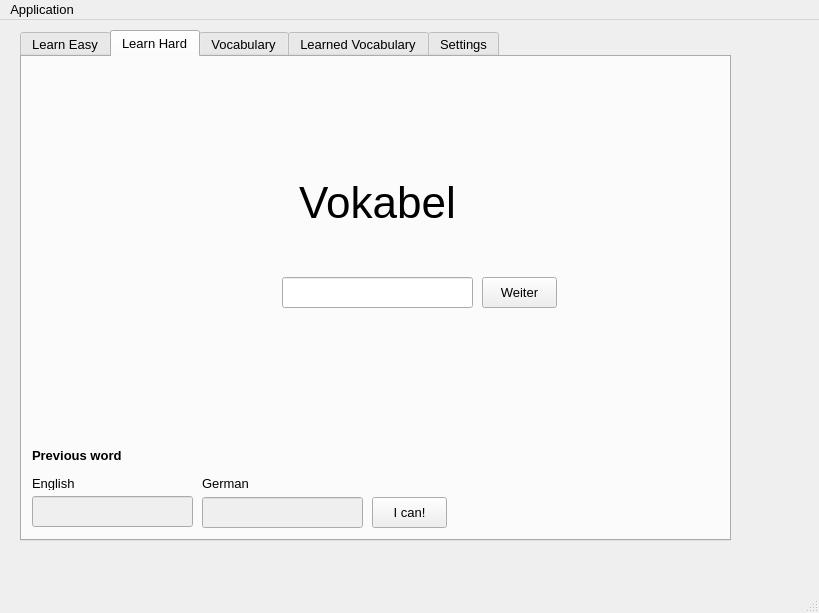
<?xml version="1.0" encoding="UTF-8"?>
<ui version="4.0">
 <class>MainWindow</class>
 <widget class="QMainWindow" name="MainWindow">
  <property name="geometry">
   <rect>
    <x>0</x>
    <y>0</y>
    <width>819</width>
    <height>613</height>
   </rect>
  </property>
  <property name="font">
   <font>
    <pointsize>10</pointsize>
   </font>
  </property>
  <property name="windowTitle">
   <string>MainWindow</string>
  </property>
  <widget class="QWidget" name="centralwidget">
   <widget class="QTabWidget" name="tabWidget">
    <property name="geometry">
     <rect>
      <x>20</x>
      <y>10</y>
      <width>711</width>
      <height>511</height>
     </rect>
    </property>
    <property name="font">
     <font>
      <pointsize>10</pointsize>
     </font>
    </property>
    <property name="cursor">
     <cursorShape>ArrowCursor</cursorShape>
    </property>
    <property name="currentIndex">
     <number>1</number>
    </property>
    <widget class="QWidget" name="tab_4">
     <attribute name="title">
      <string>Learn Easy</string>
     </attribute>
     <widget class="QLabel" name="vokabelEasyLabel">
      <property name="geometry">
       <rect>
        <x>10</x>
        <y>110</y>
        <width>691</width>
        <height>71</height>
       </rect>
      </property>
      <property name="font">
       <font>
        <pointsize>33</pointsize>
        <weight>50</weight>
        <bold>false</bold>
       </font>
      </property>
      <property name="layoutDirection">
       <enum>Qt::LeftToRight</enum>
      </property>
      <property name="text">
       <string>Vokabel</string>
      </property>
      <property name="alignment">
       <set>Qt::AlignCenter</set>
      </property>
     </widget>
     <widget class="QPushButton" name="choose2Btn">
      <property name="geometry">
       <rect>
        <x>290</x>
        <y>210</y>
        <width>131</width>
        <height>31</height>
       </rect>
      </property>
      <property name="cursor">
       <cursorShape>PointingHandCursor</cursorShape>
      </property>
      <property name="text">
       <string>Vokabel</string>
      </property>
     </widget>
     <widget class="QPushButton" name="choose3Btn">
      <property name="geometry">
       <rect>
        <x>430</x>
        <y>210</y>
        <width>131</width>
        <height>31</height>
       </rect>
      </property>
      <property name="cursor">
       <cursorShape>PointingHandCursor</cursorShape>
      </property>
      <property name="text">
       <string>Vokabel</string>
      </property>
     </widget>
     <widget class="QPushButton" name="choose1Btn">
      <property name="geometry">
       <rect>
        <x>150</x>
        <y>210</y>
        <width>131</width>
        <height>31</height>
       </rect>
      </property>
      <property name="cursor">
       <cursorShape>PointingHandCursor</cursorShape>
      </property>
      <property name="text">
       <string>Vokabel</string>
      </property>
     </widget>
    </widget>
    <widget class="QWidget" name="tab">
     <attribute name="title">
      <string>Learn Hard</string>
     </attribute>
     <widget class="QPushButton" name="nextButton">
      <property name="geometry">
       <rect>
        <x>460</x>
        <y>220</y>
        <width>75</width>
        <height>31</height>
       </rect>
      </property>
      <property name="font">
       <font>
        <pointsize>10</pointsize>
       </font>
      </property>
      <property name="cursor">
       <cursorShape>PointingHandCursor</cursorShape>
      </property>
      <property name="text">
       <string>Weiter</string>
      </property>
     </widget>
     <widget class="QLineEdit" name="answerLineEdit">
      <property name="geometry">
       <rect>
        <x>260</x>
        <y>220</y>
        <width>191</width>
        <height>31</height>
       </rect>
      </property>
     </widget>
     <widget class="QLabel" name="vokabelLabel">
      <property name="geometry">
       <rect>
        <x>10</x>
        <y>110</y>
        <width>691</width>
        <height>71</height>
       </rect>
      </property>
      <property name="font">
       <font>
        <pointsize>33</pointsize>
        <weight>50</weight>
        <bold>false</bold>
       </font>
      </property>
      <property name="layoutDirection">
       <enum>Qt::LeftToRight</enum>
      </property>
      <property name="text">
       <string>Vokabel</string>
      </property>
      <property name="alignment">
       <set>Qt::AlignCenter</set>
      </property>
     </widget>
     <widget class="QLabel" name="statusLabel">
      <property name="geometry">
       <rect>
        <x>260</x>
        <y>200</y>
        <width>281</width>
        <height>16</height>
       </rect>
      </property>
      <property name="text">
       <string/>
      </property>
     </widget>
     <widget class="QLineEdit" name="previewEnglishLineEdit">
      <property name="enabled">
       <bool>false</bool>
      </property>
      <property name="geometry">
       <rect>
        <x>10</x>
        <y>439</y>
        <width>161</width>
        <height>31</height>
       </rect>
      </property>
     </widget>
     <widget class="QLabel" name="label_3">
      <property name="geometry">
       <rect>
        <x>10</x>
        <y>390</y>
        <width>161</width>
        <height>16</height>
       </rect>
      </property>
      <property name="font">
       <font>
        <pointsize>10</pointsize>
        <weight>75</weight>
        <bold>true</bold>
       </font>
      </property>
      <property name="text">
       <string>Previous word</string>
      </property>
     </widget>
     <widget class="QLineEdit" name="previewDeutschLineEdit">
      <property name="enabled">
       <bool>false</bool>
      </property>
      <property name="geometry">
       <rect>
        <x>180</x>
        <y>440</y>
        <width>161</width>
        <height>31</height>
       </rect>
      </property>
     </widget>
     <widget class="QLabel" name="label_4">
      <property name="geometry">
       <rect>
        <x>10</x>
        <y>420</y>
        <width>47</width>
        <height>13</height>
       </rect>
      </property>
      <property name="font">
       <font>
        <pointsize>10</pointsize>
       </font>
      </property>
      <property name="text">
       <string>English</string>
      </property>
     </widget>
     <widget class="QLabel" name="label_5">
      <property name="geometry">
       <rect>
        <x>180</x>
        <y>420</y>
        <width>47</width>
        <height>13</height>
       </rect>
      </property>
      <property name="font">
       <font>
        <pointsize>10</pointsize>
       </font>
      </property>
      <property name="text">
       <string>German</string>
      </property>
     </widget>
     <widget class="QPushButton" name="finishVokabelButton">
      <property name="geometry">
       <rect>
        <x>350</x>
        <y>440</y>
        <width>75</width>
        <height>31</height>
       </rect>
      </property>
      <property name="cursor">
       <cursorShape>PointingHandCursor</cursorShape>
      </property>
      <property name="text">
       <string>I can!</string>
      </property>
     </widget>
    </widget>
    <widget class="QWidget" name="tab_2">
     <attribute name="title">
      <string>Vocabulary</string>
     </attribute>
     <widget class="QTableWidget" name="vokabelTableWidget">
      <property name="geometry">
       <rect>
        <x>10</x>
        <y>10</y>
        <width>381</width>
        <height>461</height>
       </rect>
      </property>
      <property name="font">
       <font>
        <pointsize>10</pointsize>
       </font>
      </property>
      <property name="editTriggers">
       <set>QAbstractItemView::NoEditTriggers</set>
      </property>
      <column>
       <property name="text">
        <string>English</string>
       </property>
      </column>
      <column>
       <property name="text">
        <string>German</string>
       </property>
      </column>
     </widget>
     <widget class="QLineEdit" name="englishLineEdit">
      <property name="geometry">
       <rect>
        <x>410</x>
        <y>398</y>
        <width>141</width>
        <height>31</height>
       </rect>
      </property>
     </widget>
     <widget class="QLineEdit" name="germanLineEdit">
      <property name="geometry">
       <rect>
        <x>560</x>
        <y>398</y>
        <width>141</width>
        <height>31</height>
       </rect>
      </property>
      <property name="clearButtonEnabled">
       <bool>false</bool>
      </property>
     </widget>
     <widget class="QLabel" name="label">
      <property name="geometry">
       <rect>
        <x>410</x>
        <y>378</y>
        <width>47</width>
        <height>13</height>
       </rect>
      </property>
      <property name="text">
       <string>English</string>
      </property>
     </widget>
     <widget class="QLabel" name="label_2">
      <property name="geometry">
       <rect>
        <x>560</x>
        <y>378</y>
        <width>47</width>
        <height>13</height>
       </rect>
      </property>
      <property name="text">
       <string>German</string>
      </property>
     </widget>
     <widget class="QPushButton" name="addButton">
      <property name="geometry">
       <rect>
        <x>410</x>
        <y>440</y>
        <width>291</width>
        <height>31</height>
       </rect>
      </property>
      <property name="cursor">
       <cursorShape>PointingHandCursor</cursorShape>
      </property>
      <property name="text">
       <string>Add</string>
      </property>
     </widget>
     <widget class="QPushButton" name="deleteVokabularyButton">
      <property name="geometry">
       <rect>
        <x>400</x>
        <y>10</y>
        <width>75</width>
        <height>31</height>
       </rect>
      </property>
      <property name="cursor">
       <cursorShape>PointingHandCursor</cursorShape>
      </property>
      <property name="text">
       <string>Delete</string>
      </property>
     </widget>
    </widget>
    <widget class="QWidget" name="tab_5">
     <attribute name="title">
      <string>Learned Vocabulary</string>
     </attribute>
     <widget class="QTableWidget" name="learnedVokabelTableWidget">
      <property name="geometry">
       <rect>
        <x>10</x>
        <y>10</y>
        <width>381</width>
        <height>461</height>
       </rect>
      </property>
      <property name="font">
       <font>
        <pointsize>10</pointsize>
       </font>
      </property>
      <property name="editTriggers">
       <set>QAbstractItemView::NoEditTriggers</set>
      </property>
      <column>
       <property name="text">
        <string>English</string>
       </property>
      </column>
      <column>
       <property name="text">
        <string>German</string>
       </property>
      </column>
     </widget>
     <widget class="QPushButton" name="restoreWordBtn">
      <property name="geometry">
       <rect>
        <x>400</x>
        <y>440</y>
        <width>111</width>
        <height>31</height>
       </rect>
      </property>
      <property name="cursor">
       <cursorShape>PointingHandCursor</cursorShape>
      </property>
      <property name="text">
       <string>Restore</string>
      </property>
     </widget>
    </widget>
    <widget class="QWidget" name="tab_3">
     <attribute name="title">
      <string>Settings</string>
     </attribute>
     <widget class="QRadioButton" name="germanToEnglishRadioButton">
      <property name="geometry">
       <rect>
        <x>10</x>
        <y>20</y>
        <width>171</width>
        <height>17</height>
       </rect>
      </property>
      <property name="text">
       <string>German to Englisch</string>
      </property>
     </widget>
     <widget class="QRadioButton" name="englishToGermanRadioButton">
      <property name="geometry">
       <rect>
        <x>10</x>
        <y>50</y>
        <width>171</width>
        <height>17</height>
       </rect>
      </property>
      <property name="text">
       <string>English to German</string>
      </property>
     </widget>
    </widget>
   </widget>
  </widget>
  <widget class="QMenuBar" name="menubar">
   <property name="geometry">
    <rect>
     <x>0</x>
     <y>0</y>
     <width>819</width>
     <height>21</height>
    </rect>
   </property>
   <widget class="QMenu" name="menuApplication">
    <property name="title">
     <string>Application</string>
    </property>
    <addaction name="actionExit"/>
   </widget>
   <addaction name="menuApplication"/>
  </widget>
  <widget class="QStatusBar" name="statusbar"/>
  <action name="actionExit">
   <property name="text">
    <string>Exit</string>
   </property>
  </action>
 </widget>
 <resources/>
 <connections/>
</ui>
